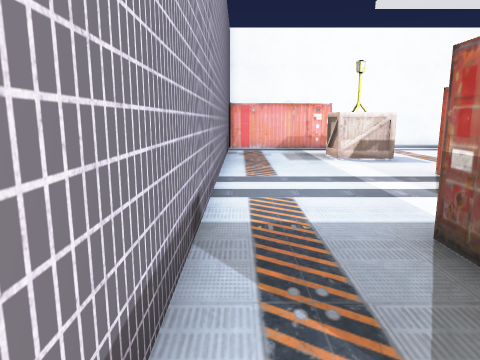
view 1 (above)

18 first-person views from a walk through a Unity game level. The camera is 1.5 m above the floor, tilts 10° down and sees 70° across. The floor is counted in squares, 1 m on a side. Each view is taken from the middle of a square. On the plan, view 1 faces up. The plan holds only what a view shows up to about 16 squares ahead; the rest is blank. The place goes on beyond the plan. The player is left out. Some animated figures are left out. Door leaves are left out, so doorways stand open. Some surface patterns are stand-ins.

view 2
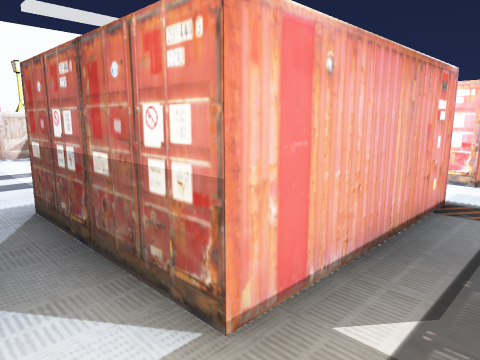

view 3
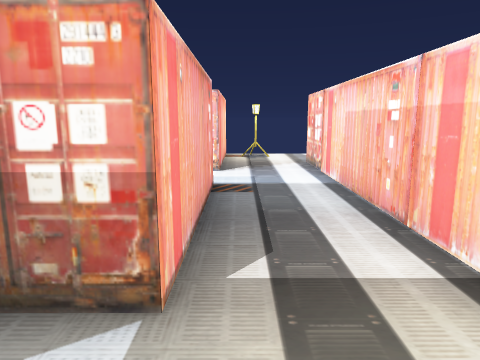

view 4
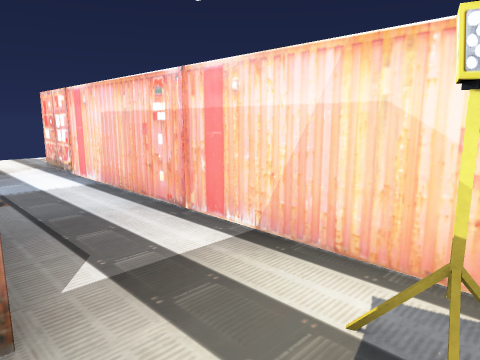

view 5
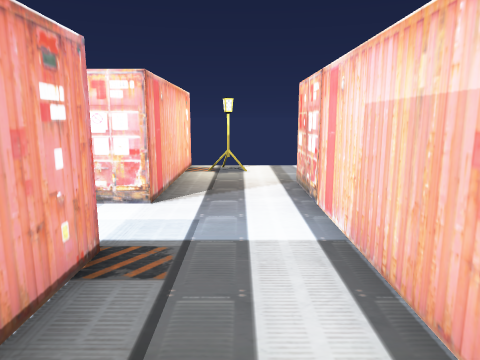

view 6
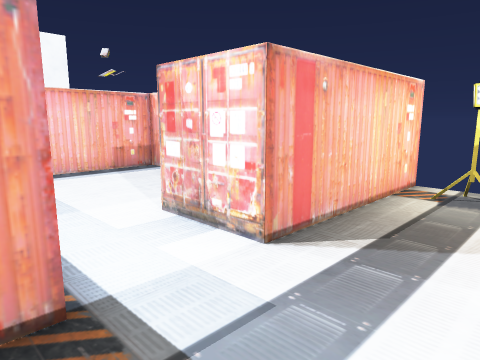

view 7
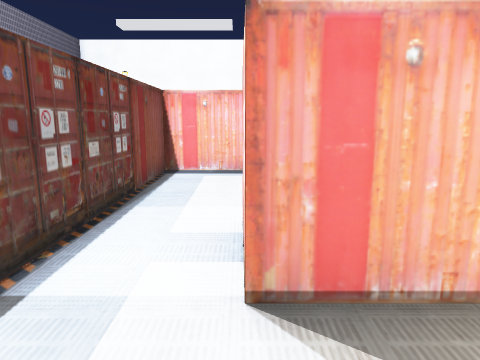

view 8
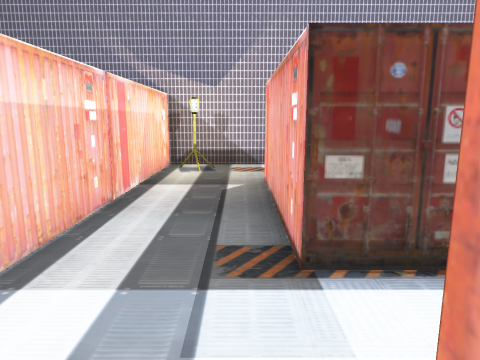

view 9
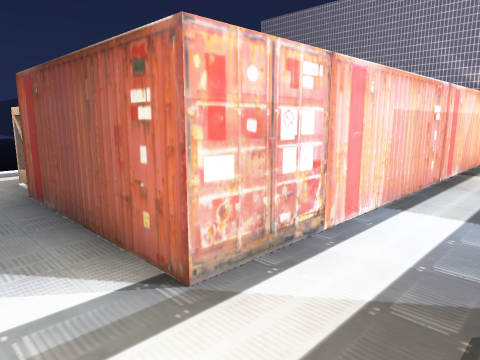

view 10
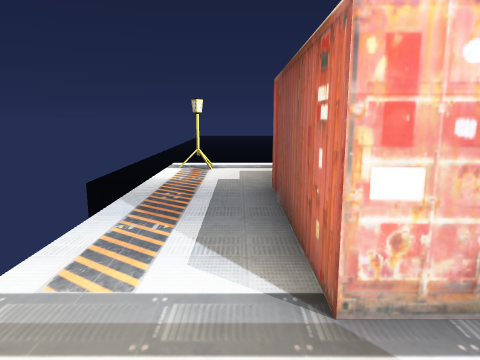

view 11
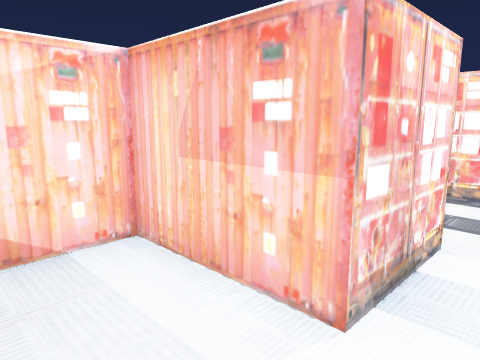

view 12
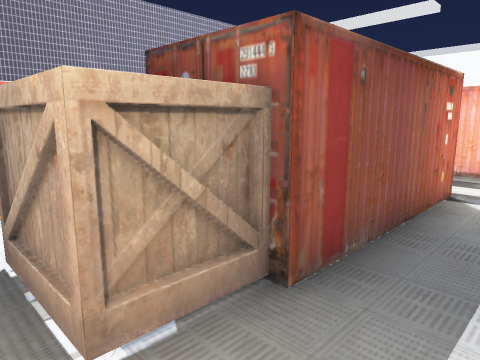

view 13
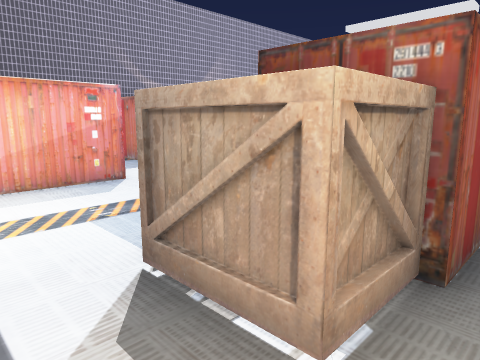

view 14
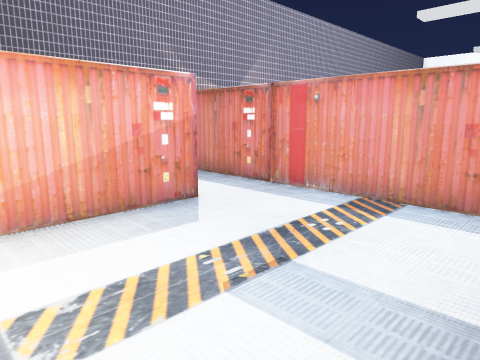

view 15
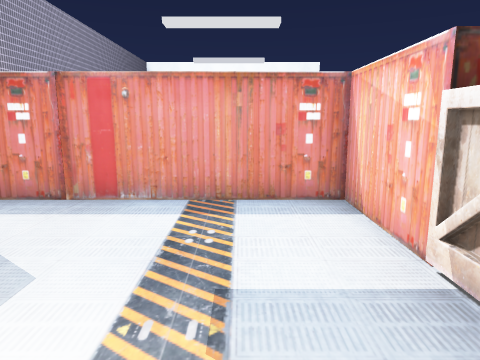

view 16
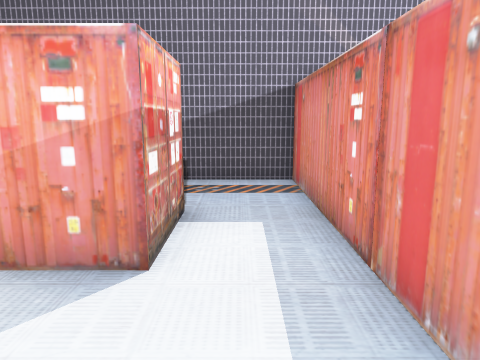

view 17
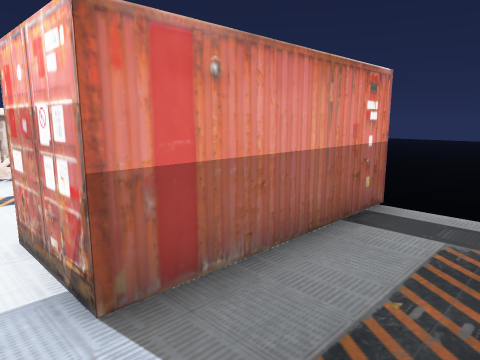

view 18
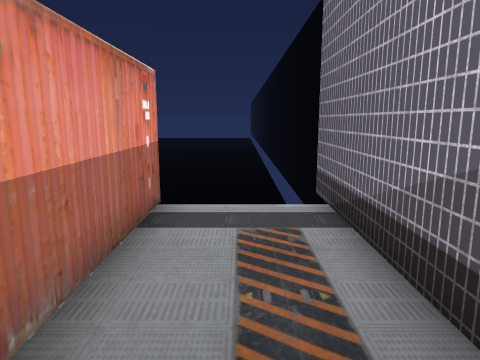

### Floor plan
Key: @ floor where view 1 was taken; # wall or solid block; . floor; = window, fence, low wall or low ledge; v drop or lower ground; C crate; L lamp; N container.
Columns run from 1 left of view 1 to 15 right of it. Each row starts with its distance up from view 1.
 16 #....    ..
 15 #.....  ...
 14 #....CLC..
 13 #....LCC.
 12 #........
 11 #.......
 10 #.......
  9 #......N
  8 #......
  7 #.....   NNNNNN
  6 #.....   N....
  5 #....    N....
  4 #...N    N....
  3 #...N    N....N
  2 #...N    N.NNNN
  1 #...N    N.N
  0 #@..NNNNNN.NNNNNN
 -1 #................
 -2 #L.............L.
 -3 #................
 -4  NNNNNNNNNNNNN...
 -5              N...
 -6 #NNNNNNNNNNN N...
 -7 #..........N N...
 -8 #...NNN....N N...
 -9 #...N N....C C...
-10 #...N N....CCC...
-11 #...N N..........
-12 #...N   .. ....L.
-13 #vvvN        vv=v
-14 #

Where each view was taken, in squares from view 1:
view 1: 0 up, 0 right, facing up
view 2: 2 down, 1 right, facing up-right
view 3: 1 down, 0 right, facing right
view 4: 0 up, 0 right, facing down-right
view 5: 2 down, 4 right, facing right
view 6: 3 down, 7 right, facing up-right
view 7: 3 down, 10 right, facing up
view 8: 1 down, 11 right, facing left
view 9: 1 down, 14 right, facing down-left
view 10: 1 down, 13 right, facing down
view 11: 4 up, 9 right, facing down-right
view 12: 11 down, 14 right, facing up-left
view 13: 12 down, 13 right, facing up-left
view 14: 12 down, 10 right, facing up-left
view 15: 12 down, 8 right, facing up
view 16: 7 down, 8 right, facing left
view 17: 7 down, 0 right, facing down-right
view 18: 7 down, 1 right, facing down
